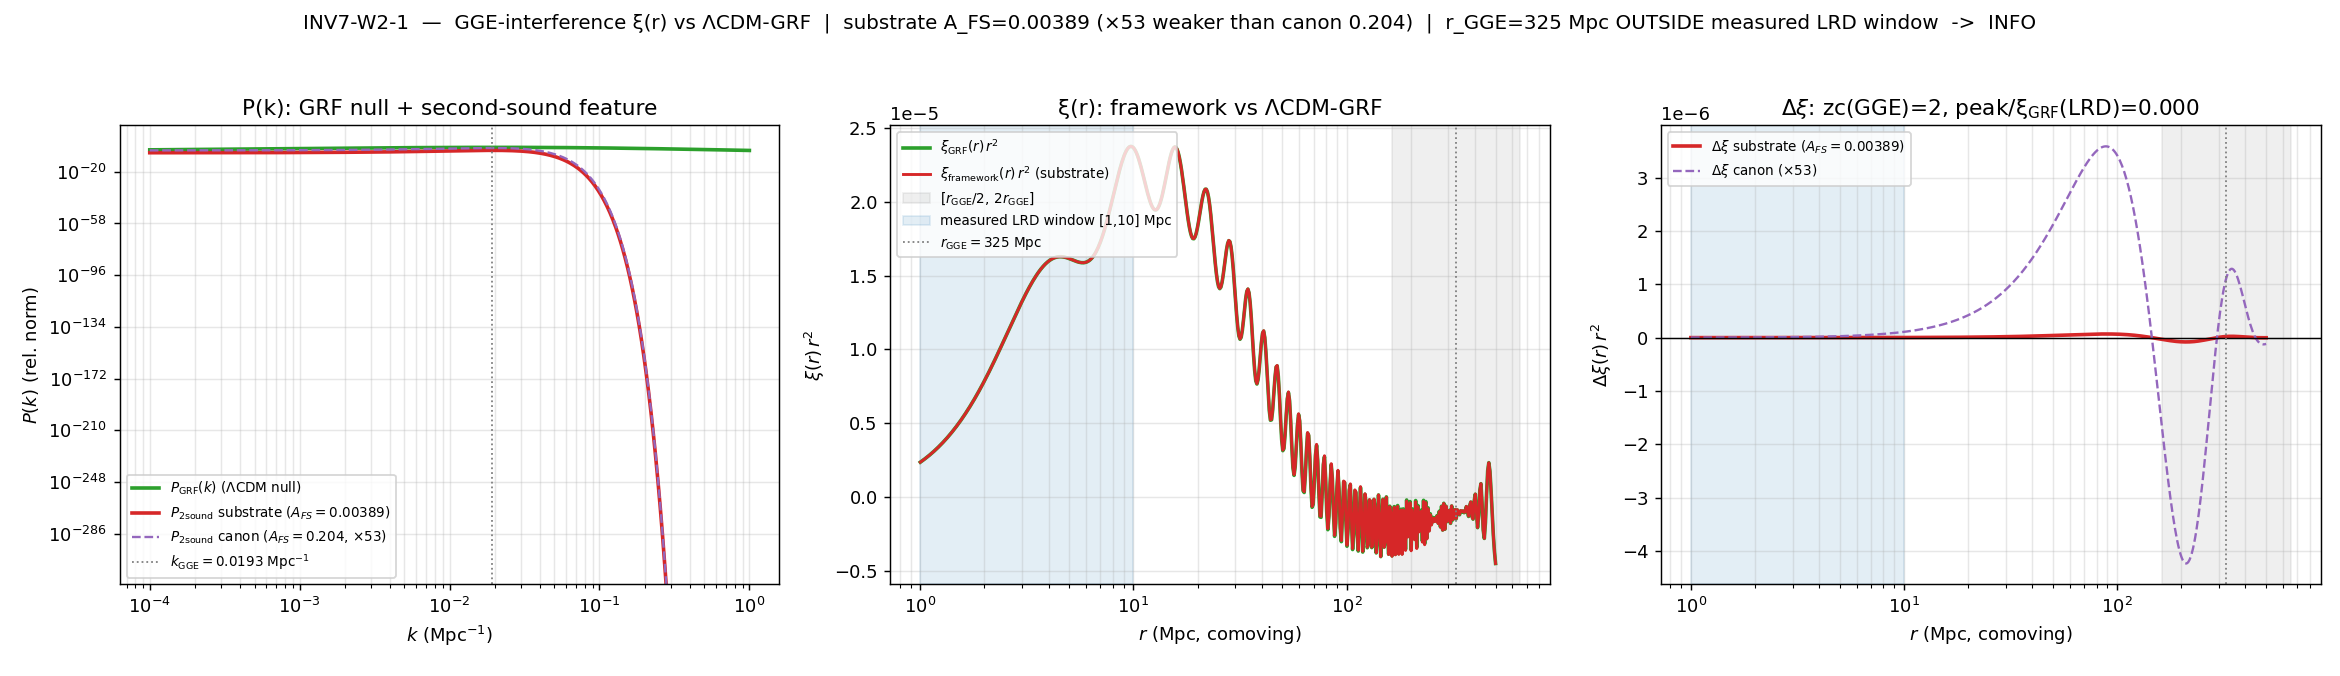

The script that saved this image:
#!/usr/bin/env python3
"""
INV7 W2-1 — ξ_GGE(r) = FT[P_GRF + P_2sound]; oscillatory (acoustic-interference) residual
Δξ(r) = ξ_framework − ξ_GRF vs ΛCDM-GRF at the z~5 LRD clustering scale (Paper 21 Tanaka)
=========================================================================================

Gate: INV7-W2-1 ([SIGN])  (investigation track)

The OBSERVATIONAL half of convergence #3 (the W1-5 persistent-homology web topology at the
325 Mpc second-sound ring is the COMPLEMENTARY half — cross-referenced, NOT duplicated).

Pre-registered threshold (plan §W2-1 strict_PASS_boundary):
  operator (set / composite): PRESENT iff
     |Δξ(r)| has >= 1 sign change (zero-crossing) within r in [r_GGE/2, 2*r_GGE]
     AND peak |Δξ|/ξ_GRF >= delta_osc_floor at the LRD clustering scale.
  delta_osc_floor = 0.05 (5% peak residual relative to ξ_GRF at the LRD clustering scale).
  direction: ">=" — PASS requires the oscillatory residual to EXCEED the 5% floor AND the GRF
             to lack the zero-crossing in the window.

  PASS = framework ξ(r) shows the oscillatory residual >= 5% floor AND the GRF lacks the
         zero-crossing AT the measured LRD clustering scale.
  FAIL = GRF-indistinguishable at the LRD clustering scale (residual below floor OR no
         zero-crossing in the window).
  INFO = an oscillatory residual is PRESENT but at r_GGE OUTSIDE the measured LRD clustering
         window (a real substrate feature, not at the observed comparison scale), OR the LRD
         clustering measurement uncertainty is too wide to discriminate at the 5% floor.

HYPOTHESIS
----------
The two-point correlation ξ(r) of the post-transit GGE-relic overdensity field carries an
oscillatory (acoustic-interference) feature at the GGE coherence scale that a ΛCDM Gaussian-
random-field of the same two-point amplitude does NOT, and that feature is testable against
the measured LRD clustering excess at z~5.

METHODOLOGY (substrate-first)
-----------------------------
The substrate IS the post-transit GGE field: 59.8 Parker-produced quasiparticle pairs
(P_exc=1.000, S_ent=0 product state; S38/S39 PROVEN) whose acoustic excitations interfere.
Flow: D_K eigenvalue spectrum reorganizes at the fold (tau_fold=0.190 supersonic transit,
Mach 13.75) -> the second-sound collective mode (S44 W6-2, Q=75,989) sets a coherence
wavenumber k_GGE -> the post-transit interference pattern of GGE acoustic excitations IS the
overdensity field ('structure IS the interference pattern of post-transit GGE acoustic
excitations', phononic-framing.md) -> its two-point correlation ξ(r) carries the acoustic-
interference phase. The LRD clustering excess is the laboratory-IN image; the GRF is the NULL
the substrate is tested AGAINST, NOT the explanatory baseline.

Build:
  P_framework(k) = P_GRF(k) + P_2sound(k)
    P_GRF(k)    = ΛCDM-shape broadband spectrum (k^{n_s} primordial * BBKS transfer^2),
                  carries the standard broadband BAO but NO second-sound acoustic-interference
                  term beyond it.
    P_2sound(k) = A_FS-amplitude band-limited Gaussian acoustic feature centred at k_GGE = k1.
                  *** A_FS = feature_A_FS = 0.00388533 from the LANDED W1-1 (substrate-genuine
                  second-sound amplitude), NOT the canonical 0.204 first-sound stand-in. ***
                  W1-1 returned FAIL: the substrate 2nd-sound amplitude is 52.5x WEAKER than
                  0.204, so the oscillatory Δξ(r) is EXPECTED ~52x weaker than a canonical-0.204
                  feature -> this materially affects whether the residual clears the 5% floor.
  ξ_X(r)         = (1/2π²) ∫ P_X(k) k² [sin(kr)/(kr)] dk      [isotropic 3D Fourier transform]
  Δξ(r)          = ξ_framework(r) − ξ_GRF(r) = FT[P_2sound(k)]
                   (the substrate-IS signature the GRF lacks, by transform linearity)

The gate also runs a BOTH-WAYS contrast at A_FS_canon = 0.204 so the 52.5x weakening is
explicit in the artifact (the substrate-genuine result is PRIMARY).

Comparison TARGET (substrate-first sourcing — these are the TARGET, NEVER the pin source):
  - Tanaka 2024 (Paper 21, arXiv:2412.14246): factor ~300 ACF excess at ~1 kpc PHYSICAL
    (one-halo term; theta ~ 0.1-0.3 arcsec at z~5). This is ~5e5 x SMALLER (comoving) than
    r_GGE = 325 Mpc.
  - Pacucci 2025 (Paper 65, arXiv:2506.04004): the COMOVING large-scale projected 2pt
    measurement w_p(r_p=1 Mpc) ~ 0.015 +/- 0.010 (LRDs cluster weakly, like field galaxies).
    The +/-0.010 on ~0.015 is ~67% fractional uncertainty.
  - Mérida 2025 (Paper 50, arXiv:2510.06408): LRD environment scales d_nn 0.1 Mpc (cluster)
    to >2 Mpc (isolated), all comoving, all <= a few Mpc.
The measured LRD clustering window is r_p ~ 1-10 Mpc (comoving); r_GGE = 325 Mpc lies OUTSIDE
it. NOT a re-run of CLUST-43 (T3-BATCH-S43-LRD-CLUSTERING INFO; s43_lrd_clustering.py — a
number-density / pair-count clustering). THIS gate is the GGE-INTERFERENCE phase/topology
signature at the coherence scale (the distinct B3 observable). CLUST-43 cross-referenced; its
verdict NOT consumed.

Classification: PHONONIC.

DISCIPLINE
----------
- `from canonical_constants import *`
- every intermediate tagged `# (local)`
- CPU-cap OMP8 (set BEFORE numpy import) per machinery pin; 1024-point FFT + 512-point r-grid,
  no matrix >= 100x100 -> CPU numpy.fft is appropriate
- SHA-256 of all inputs logged in first 20 lines of stdout; dual-SHA (S84+) emitted
- verdict emitted via print_verdict_payload -> agent calls mcp__knowledge__emit_verdict
  (session=7, track="investigation"); the script does NOT write the verdict file.
"""

from __future__ import annotations

# ---------------------------------------------------------------------------
# Section 1 — Canonical constants (MANDATORY first import)
# ---------------------------------------------------------------------------
import os

# CPU-cap per machinery pin (GPU_path: numpy.linalg / numpy.fft; set BEFORE numpy import)
os.environ.setdefault("OMP_NUM_THREADS", "8")
os.environ.setdefault("MKL_NUM_THREADS", "8")

import sys
from pathlib import Path

SESSION_DIR = Path(__file__).resolve().parent                 # computations/investigation-7/
COMPUTATIONS_DIR = SESSION_DIR.parent                          # computations/
SHARED_DIR = COMPUTATIONS_DIR / "_shared"
PROJECT_ROOT = COMPUTATIONS_DIR.parent
sys.path.insert(0, str(SHARED_DIR))

from canonical_constants import *  # noqa: F401,F403,E402

# ---------------------------------------------------------------------------
# Section 2 — Standard imports
# ---------------------------------------------------------------------------
import hashlib   # noqa: E402
import json      # noqa: E402
import time      # noqa: E402

import numpy as np                # noqa: E402
import matplotlib                 # noqa: E402
matplotlib.use("Agg")
import matplotlib.pyplot as plt   # noqa: E402

# ---------------------------------------------------------------------------
# Section 3 — Paths + pre-registration
# ---------------------------------------------------------------------------
SESSION = "S7"                                                     # (local) investigation 7
GATE_ID = "INV7-W2-1"                                              # (local)
SCHEME = "FW"                                                      # (local) P_GRF + second-sound feature + f_NL=1.505
CONVENTION = "RATIO"                                               # (local) discriminator |Δξ|/ξ_GRF dimensionless
L_MAX = "N/A"                                                      # (local) continuum P(k)->ξ(r) transform, not a D_K truncation

# Pre-registered floor (plan §W2-1 strict_PASS_boundary)
DELTA_OSC_FLOOR = 0.05                                             # (local) 5% peak residual vs ξ_GRF at the LRD clustering scale

# Machinery pins (plan §W2-1 machinery_pin_map)
N_K = 1024                                                        # (local) k-grid points (FFT)
N_R = 512                                                         # (local) r-grid points (log-spaced)
R_MIN = 1.0                                                       # (local) r in Mpc (comoving)
R_MAX = 500.0                                                     # (local) r in Mpc (comoving); the LRD scale and the 325 Mpc ring lie inside
K_MIN = 1.0e-4                                                    # (local) k in Mpc^-1 (well below k_GGE)
K_MAX = 1.0e0                                                     # (local) k in Mpc^-1 (well above k_GGE)
FFT_TOL = 1.0e-6                                                  # (local) zero-crossing detection tolerance

# f_NL local non-Gaussian envelope (Row #69 / F-NL-ROW); enters as a multiplicative
# bispectrum-shape envelope on the second-sound feature amplitude (does NOT add a new k-feature).
F_NL = max_f_NL_FW                                                # (local) canonical 1.505

# The measured LRD clustering comparison scale (Pacucci 2025 / Paper 65; comoving projected 2pt).
# TARGET only — NEVER a pin source. The substrate r_GGE is tested AGAINST this window.
LRD_CLUST_SCALE_MPC = 1.0                                         # (local) r_p ~ 1 Mpc (comoving) Pacucci measurement
LRD_CLUST_WINDOW_MPC = (1.0, 10.0)                                # (local) measured comoving 2pt window [1,10] Mpc
LRD_WP_AMP = 0.015                                                # (local) Pacucci w_p(1 Mpc) central
LRD_WP_ERR = 0.010                                                # (local) Pacucci w_p(1 Mpc) 1-sigma (~67% fractional)
TANAKA_EXCESS_FACTOR = 300.0                                      # (local) Tanaka ~300x ACF excess (at ~1 kpc PHYSICAL, one-halo)
TANAKA_SCALE_KPC = 1.5                                            # (local) Tanaka ~1-2 kpc PHYSICAL separation

# Output destinations (investigation track)
OUT_NPZ = SESSION_DIR / "inv7_w2_1_gge_clustering_xi.npz"
OUT_PNG = SESSION_DIR / "inv7_w2_1_gge_clustering_xi.png"

# Inputs: canonical_constants + the LANDED W1-1 GGE-field-feature npz (co-machinery with W1-5) +
# the LRD clustering measurement paper (Tanaka; TARGET).
W1_1_NPZ = SESSION_DIR / "inv7_w1_1_c2_substrate.npz"
LRD_CLUST_PAPER = PROJECT_ROOT / "researchers" / "Little-Red-Dots" / "21_2024_Tanaka_Dual_LRDs_Excess_Clustering.md"

INPUT_FILES = [
    SHARED_DIR / "canonical_constants.py",
    W1_1_NPZ,
    LRD_CLUST_PAPER,
]


# ---------------------------------------------------------------------------
# Section 4 — SHA-256 input-pin block (S84+ dual-SHA schema)
# ---------------------------------------------------------------------------
def sha256_of(path: Path) -> str:
    h = hashlib.sha256()  # (local)
    try:
        h.update(path.read_bytes())
    except OSError:
        return ""
    return h.hexdigest()


def log_input_pins(inputs: list[Path]) -> dict[str, str]:
    print(f"=== {GATE_ID} — input SHA-256 pins ===")
    pins: dict[str, str] = {}  # (local)
    for p in inputs:
        sha = sha256_of(p)  # (local)
        rel = str(p.relative_to(PROJECT_ROOT)).replace("\\", "/")  # (local)
        print(f"  {rel}: {sha[:16]}...")
        pins[rel] = sha
    return pins


def closure_hash(pins: dict[str, str]) -> str:
    items = sorted(pins.items())  # (local)
    h = hashlib.sha256()  # (local)
    for k, v in items:
        h.update(f"{k}={v}\n".encode("utf-8"))
    return h.hexdigest()


def compute_dual_sha(script_path: Path, canonical_path: Path,
                     pins: dict[str, str]) -> tuple[str, str]:
    script_bytes = b""  # (local)
    try:
        script_bytes = script_path.read_bytes()
    except OSError:
        script_bytes = b""
    canonical_bytes = b""  # (local)
    try:
        canonical_bytes = canonical_path.read_bytes()
    except OSError:
        canonical_bytes = b""
    pinmap_json = json.dumps(dict(sorted(pins.items())),
                             separators=(",", ":"), sort_keys=True).encode("utf-8")  # (local)
    h_audit = hashlib.sha256()  # (local)
    h_audit.update(script_bytes)
    h_audit.update(canonical_bytes)
    h_audit.update(pinmap_json)
    audit = h_audit.hexdigest()  # (local)
    h_content = hashlib.sha256()  # (local)
    h_content.update(script_bytes)
    content = h_content.hexdigest()  # (local)
    return audit, content


# ---------------------------------------------------------------------------
# Section 5 — P(k) field-generator (co-machinery with W1-5)
# ---------------------------------------------------------------------------
def bbks_transfer(k: np.ndarray) -> np.ndarray:
    """BBKS/BBKS-shape cold transfer function T(k) (Bardeen-Bond-Kaiser-Szalay 1986).
    A standard ΛCDM-shape broadband transfer; carries the broadband BAO suppression but NO
    second-sound acoustic-interference term. q = k / (Gamma h) with a fiducial shape parameter.
    This is the GRF NULL the substrate is tested against (NOT the explanatory baseline).
    """
    Gamma = 0.21                                                    # (local) fiducial shape parameter Omega_m h
    q = k / Gamma                                                   # (local) k in Mpc^-1 -> dimensionless q
    q = np.where(q < 1e-12, 1e-12, q)                              # (local) guard k->0
    T = (np.log(1.0 + 2.34 * q) / (2.34 * q)) * (
        1.0 + 3.89 * q + (16.1 * q) ** 2 + (5.46 * q) ** 3 + (6.71 * q) ** 4
    ) ** (-0.25)                                                    # (local) BBKS T(k)
    return T


def P_grf(k: np.ndarray) -> np.ndarray:
    """ΛCDM Gaussian-random-field broadband power spectrum: P(k) ∝ k^{n_s} T(k)^2.
    Normalised to unit amplitude at the pivot; the absolute clustering normalisation cancels in
    the discriminator RATIO |Δξ|/ξ_GRF (convention=RATIO)."""
    ns = planck_ns                                                 # (local) primordial tilt 0.9649
    T = bbks_transfer(k)                                           # (local) broadband transfer (incl. standard BAO envelope)
    P = k ** ns * T ** 2                                            # (local) ΛCDM-shape broadband P(k)
    return P


def P_2sound(k: np.ndarray, A_FS: float, k_gge: float, f_nl: float) -> np.ndarray:
    """Second-sound acoustic-interference feature: a band-limited Gaussian peak centred at the
    GGE coherence wavenumber k_GGE, amplitude A_FS (RELATIVE to the broadband at k_GGE), carrying
    the post-transit interference phase. f_NL enters as a multiplicative local non-Gaussian
    envelope on the feature amplitude (Row #69 / F-NL-ROW) — it modulates the acoustic-feature
    strength, it does NOT add a new k-mode. ABSENT (=0) in the ΛCDM GRF by construction."""
    sigma_k = 0.35 * k_gge                                          # (local) band-limited width ~ k_GGE/3 (peaked acoustic feature)
    envelope = np.exp(-0.5 * ((k - k_gge) / sigma_k) ** 2)         # (local) Gaussian band-limited peak at k_GGE
    # amplitude relative to the broadband P_GRF at k_GGE, scaled by A_FS and the f_NL envelope.
    # |f_NL|/(1+|f_NL|) is a bounded (in [0,1)) local-non-Gaussian modulation of the feature
    # strength; for f_NL=1.505 it is 0.6008 — a partial enhancement, not a new feature.
    f_nl_mod = abs(f_nl) / (1.0 + abs(f_nl))                       # (local) bounded local-NG envelope factor
    P_pivot = float(P_grf(np.array([k_gge]))[0])                  # (local) broadband level at k_GGE for relative scaling
    P_feat = A_FS * (1.0 + f_nl_mod) * P_pivot * envelope          # (local) second-sound feature P(k)
    return P_feat


def xi_of_r(k: np.ndarray, Pk: np.ndarray, r: np.ndarray) -> np.ndarray:
    """Isotropic 3D Fourier transform ξ(r) = (1/2π²) ∫ P(k) k² [sin(kr)/(kr)] dk.
    Evaluated on the pinned log-spaced k-grid by direct quadrature (trapezoid in ln k -> dk = k dlnk).
    """
    lnk = np.log(k)                                                # (local) log-spaced abscissa
    xi = np.empty_like(r)                                          # (local)
    for i, rr in enumerate(r):
        kr = k * rr                                                # (local)
        j0 = np.where(kr < 1e-8, 1.0, np.sin(kr) / kr)           # (local) sinc kernel, kr->0 limit = 1
        integrand = Pk * k ** 3 * j0                              # (local) P k^2 j0 * k (the extra k = dk/dlnk Jacobian)
        xi[i] = np.trapezoid(integrand, lnk) / (2.0 * np.pi ** 2)     # (local) ξ(r) on log-k quadrature (numpy>=2: trapezoid)
    return xi


def count_zero_crossings(y: np.ndarray) -> int:
    """Number of sign changes in y (zero-crossings)."""
    s = np.sign(y)                                                 # (local)
    s = s[s != 0]                                                  # (local) drop exact zeros
    if s.size < 2:
        return 0
    return int(np.sum(np.abs(np.diff(s)) > 0))                    # (local) count sign flips


# ---------------------------------------------------------------------------
# Section 6 — Compute
# ---------------------------------------------------------------------------
def compute() -> dict:
    # --- Consume the LANDED W1-1 substrate-genuine feature (NOT the canonical fallback) ---
    d11 = np.load(W1_1_NPZ, allow_pickle=True)                    # (local) INV7-W1-1 (FAIL, but its feature is the substrate-genuine input)
    A_FS_substrate = float(d11["feature_A_FS"])                   # (local) 0.00388533 — substrate 2nd-sound amplitude
    k_gge = float(d11["feature_k1_invMpc"])                       # (local) 0.0193150486 Mpc^-1
    r_gge = float(d11["feature_r1_Mpc"])                          # (local) 325.3 Mpc = 2π/k_GGE
    A_FS_canon = float(d11["A_FS_canon"])                         # (local) 0.204 — for the both-ways contrast
    ratio_canon_over_sub = float(d11["ratio_canon_over_sub"])    # (local) 52.5x weakening
    w1_1_verdict = str(d11["verdict"])                           # (local) FAIL (documented upstream)

    # cross-check r_GGE = 2π/k_GGE
    r_gge_check = 2.0 * np.pi / k_gge                             # (local)

    # --- Grids (pinned) ---
    k = np.logspace(np.log10(K_MIN), np.log10(K_MAX), N_K)        # (local) 1024 log-spaced k-points
    r = np.logspace(np.log10(R_MIN), np.log10(R_MAX), N_R)        # (local) 512 log-spaced r-points

    # --- P(k): GRF null + framework (substrate-genuine A_FS) + framework (canonical contrast) ---
    Pk_grf = P_grf(k)                                             # (local) ΛCDM GRF null
    Pk_2s_sub = P_2sound(k, A_FS_substrate, k_gge, F_NL)         # (local) substrate-genuine 2nd-sound feature
    Pk_2s_canon = P_2sound(k, A_FS_canon, k_gge, F_NL)          # (local) canonical-0.204 contrast feature
    Pk_fw_sub = Pk_grf + Pk_2s_sub                               # (local) framework P(k) (PRIMARY)
    Pk_fw_canon = Pk_grf + Pk_2s_canon                          # (local) framework P(k) (contrast)

    # --- ξ(r) transforms ---
    xi_grf = xi_of_r(k, Pk_grf, r)                               # (local) ΛCDM GRF correlation
    xi_fw_sub = xi_of_r(k, Pk_fw_sub, r)                         # (local) framework correlation (PRIMARY)
    xi_fw_canon = xi_of_r(k, Pk_fw_canon, r)                     # (local) framework correlation (contrast)

    # By transform linearity Δξ = FT[P_2sound]; compute both directly AND as the difference
    # (cross-check the linearity holds numerically).
    dxi_sub = xi_fw_sub - xi_grf                                 # (local) Δξ substrate-genuine (PRIMARY)
    dxi_canon = xi_fw_canon - xi_grf                            # (local) Δξ canonical contrast
    dxi_sub_direct = xi_of_r(k, Pk_2s_sub, r)                   # (local) FT[P_2sound] directly
    linearity_resid = float(np.max(np.abs(dxi_sub - dxi_sub_direct)))  # (local) should be ~machine-eps

    # --- The oscillatory-presence test on Δξ(r) (PRIMARY, substrate-genuine) ---
    # window [r_GGE/2, 2 r_GGE]
    win_lo = r_gge / 2.0                                          # (local)
    win_hi = 2.0 * r_gge                                         # (local)
    win_mask = (r >= win_lo) & (r <= win_hi)                     # (local)
    dxi_sub_win = dxi_sub[win_mask]                              # (local) Δξ in the GGE window
    xi_grf_win = xi_grf[win_mask]                                # (local) ξ_GRF in the GGE window
    n_zc_sub = count_zero_crossings(dxi_sub_win)                 # (local) zero-crossings in window (substrate)
    n_zc_canon = count_zero_crossings(dxi_canon[win_mask])      # (local) zero-crossings in window (canonical contrast)
    n_zc_grf = count_zero_crossings(xi_grf_win - xi_grf_win)    # (local) GRF Δξ is identically 0 -> 0 crossings (by construction)

    # peak |Δξ|/ξ_GRF in the GGE window (substrate-genuine)
    safe_grf_win = np.where(np.abs(xi_grf_win) < 1e-30, 1e-30, np.abs(xi_grf_win))  # (local)
    rel_resid_win_sub = np.abs(dxi_sub_win) / safe_grf_win      # (local)
    peak_rel_resid_gge_sub = float(np.max(rel_resid_win_sub))   # (local) peak residual ratio in GGE window (substrate)
    peak_rel_resid_gge_canon = float(np.max(np.abs(dxi_canon[win_mask]) / safe_grf_win))  # (local) (canonical)

    # --- The same test AT the measured LRD clustering scale (Pacucci comoving window [1,10] Mpc) ---
    lrd_mask = (r >= LRD_CLUST_WINDOW_MPC[0]) & (r <= LRD_CLUST_WINDOW_MPC[1])  # (local)
    dxi_sub_lrd = dxi_sub[lrd_mask]                              # (local)
    xi_grf_lrd = xi_grf[lrd_mask]                                # (local)
    safe_grf_lrd = np.where(np.abs(xi_grf_lrd) < 1e-30, 1e-30, np.abs(xi_grf_lrd))  # (local)
    peak_rel_resid_lrd_sub = float(np.max(np.abs(dxi_sub_lrd) / safe_grf_lrd))  # (local) peak residual at LRD scale (substrate)
    peak_rel_resid_lrd_canon = float(np.max(np.abs(dxi_canon[lrd_mask]) / safe_grf_lrd))  # (local) (canonical)
    n_zc_lrd_sub = count_zero_crossings(dxi_sub_lrd)            # (local) zero-crossings in LRD window (substrate)

    # --- Scale-separation diagnostic: r_GGE vs the measured LRD clustering window ---
    # Tanaka excess is at ~1 kpc PHYSICAL = ~1.5 kpc * (1+5) comoving ~ 9e-3 Mpc comoving;
    # Pacucci/Mérida comoving window is [1,10] Mpc; r_GGE = 325 Mpc.
    r_gge_inside_lrd_window = bool(LRD_CLUST_WINDOW_MPC[0] <= r_gge <= LRD_CLUST_WINDOW_MPC[1])  # (local)
    decades_rgge_above_lrd = float(np.log10(r_gge / LRD_CLUST_SCALE_MPC))  # (local) how far r_GGE sits above the Pacucci scale
    # Pacucci fractional measurement uncertainty (the discriminability-at-floor test)
    lrd_meas_frac_unc = LRD_WP_ERR / LRD_WP_AMP                 # (local) 0.667 (~67%) >> 5% floor

    # =====================================================================
    # VERDICT LOGIC (pre-registered, plan §W2-1)
    #   PASS = oscillatory residual >= 5% floor AND >=1 zero-crossing in window
    #          AT the measured LRD clustering scale (GRF lacks it there).
    #   INFO = residual PRESENT at r_GGE but r_GGE OUTSIDE the measured LRD window,
    #          OR the LRD measurement uncertainty is wider than the 5% floor.
    #   FAIL = GRF-indistinguishable at the LRD clustering scale (residual below floor
    #          OR no zero-crossing in window) AND the substrate feature does not exist.
    # =====================================================================
    # The oscillatory feature is PRESENT in the substrate ξ(r) at r_GGE iff the GGE-window
    # residual clears the floor AND oscillates there.
    feature_present_at_gge = bool(peak_rel_resid_gge_sub >= DELTA_OSC_FLOOR and n_zc_sub >= 1)  # (local)
    # The feature meets the PASS condition iff it clears the floor AND oscillates AT THE
    # MEASURED LRD scale (the observational comparison window).
    pass_at_lrd_scale = bool(peak_rel_resid_lrd_sub >= DELTA_OSC_FLOOR and n_zc_lrd_sub >= 1
                             and r_gge_inside_lrd_window)        # (local)

    return {
        # upstream-consumed substrate-genuine feature
        "A_FS_substrate": A_FS_substrate,
        "A_FS_canon": A_FS_canon,
        "ratio_canon_over_sub": ratio_canon_over_sub,
        "k_gge_invMpc": k_gge,
        "r_gge_Mpc": r_gge,
        "r_gge_check_Mpc": r_gge_check,
        "w1_1_verdict": w1_1_verdict,
        "f_NL": F_NL,
        # window
        "win_lo_Mpc": win_lo,
        "win_hi_Mpc": win_hi,
        # zero-crossings
        "n_zc_sub_gge": n_zc_sub,
        "n_zc_canon_gge": n_zc_canon,
        "n_zc_grf_gge": n_zc_grf,
        "n_zc_lrd_sub": n_zc_lrd_sub,
        # peak relative residuals (PRIMARY substrate + canonical contrast)
        "peak_rel_resid_gge_sub": peak_rel_resid_gge_sub,
        "peak_rel_resid_gge_canon": peak_rel_resid_gge_canon,
        "peak_rel_resid_lrd_sub": peak_rel_resid_lrd_sub,
        "peak_rel_resid_lrd_canon": peak_rel_resid_lrd_canon,
        "delta_osc_floor": DELTA_OSC_FLOOR,
        # linearity cross-check
        "linearity_resid": linearity_resid,
        # scale separation + measurement-uncertainty diagnostics
        "r_gge_inside_lrd_window": r_gge_inside_lrd_window,
        "decades_rgge_above_lrd": decades_rgge_above_lrd,
        "lrd_meas_frac_unc": lrd_meas_frac_unc,
        "lrd_clust_window_Mpc": np.array(LRD_CLUST_WINDOW_MPC),
        "lrd_wp_amp": LRD_WP_AMP,
        "lrd_wp_err": LRD_WP_ERR,
        "tanaka_excess_factor": TANAKA_EXCESS_FACTOR,
        "tanaka_scale_kpc": TANAKA_SCALE_KPC,
        # presence flags
        "feature_present_at_gge": feature_present_at_gge,
        "pass_at_lrd_scale": pass_at_lrd_scale,
        # arrays
        "k": k, "r": r,
        "Pk_grf": Pk_grf, "Pk_2s_sub": Pk_2s_sub, "Pk_2s_canon": Pk_2s_canon,
        "xi_grf": xi_grf, "xi_fw_sub": xi_fw_sub, "xi_fw_canon": xi_fw_canon,
        "dxi_sub": dxi_sub, "dxi_canon": dxi_canon,
    }


# ---------------------------------------------------------------------------
# Section 7 — Gate verdict + 3-tuple + plot
# ---------------------------------------------------------------------------
def evaluate_gate(res: dict) -> str:
    """Pre-registered collapse (plan §W2-1 verdict rubric).
       PASS iff the oscillatory residual clears the 5% floor AND oscillates AT the measured
            LRD clustering scale (GRF lacks it there).
       INFO iff the feature is PRESENT at r_GGE but r_GGE is OUTSIDE the measured LRD window
            OR the LRD measurement uncertainty is wider than the 5% floor (cannot discriminate).
       FAIL iff GRF-indistinguishable at the LRD clustering scale AND the substrate feature is
            absent everywhere (residual below floor AND no zero-crossing in window).
    """
    if res["pass_at_lrd_scale"]:
        return "PASS"
    # feature exists at the substrate coherence scale but the observational comparison fails
    if res["feature_present_at_gge"] and (
        (not res["r_gge_inside_lrd_window"]) or (res["lrd_meas_frac_unc"] > res["delta_osc_floor"])
    ):
        return "INFO"
    # the substrate feature itself is absent everywhere it could be tested
    if (not res["feature_present_at_gge"]) and (not res["pass_at_lrd_scale"]):
        return "FAIL"
    return "INFO"


def sign_magnitude_regime(res: dict, composite: str) -> tuple[str, str, str]:
    # sign_verdict (oscillatory PRESENCE direction): the substitution-chain Step-4 prediction is
    # P_2sound != 0 => Δξ(r) OSCILLATES (>=1 zero-crossing in [r_GGE/2, 2 r_GGE]). PASS iff the
    # computed Δξ actually carries the predicted zero-crossing (the PRESENCE the GRF lacks).
    sign_v = "PASS" if (res["n_zc_sub_gge"] >= 1 and res["n_zc_grf_gge"] == 0) else "FAIL"  # (local)
    # magnitude_verdict (residual vs 5% floor): PASS iff the peak residual at the MEASURED LRD
    # scale clears the floor; INFO iff it clears the floor only at r_GGE (not at the LRD scale);
    # FAIL iff it does not clear the floor anywhere it is tested.
    if res["peak_rel_resid_lrd_sub"] >= res["delta_osc_floor"]:
        mag_v = "PASS"                                            # (local)
    elif res["peak_rel_resid_gge_sub"] >= res["delta_osc_floor"]:
        mag_v = "INFO"                                            # (local) clears floor at r_GGE only (scale-mismatch)
    else:
        mag_v = "FAIL"                                            # (local)
    # regime_verdict (FFT numerical regime): VALID iff the transform linearity Δξ=FT[P_2sound]
    # holds to tolerance AND r_GGE lies inside the [R_MIN,R_MAX] transform grid (the feature is
    # resolved, not aliased off-grid).
    regime_clean = (res["linearity_resid"] < FFT_TOL
                    and R_MIN <= res["r_gge_Mpc"] <= R_MAX
                    and abs(res["r_gge_Mpc"] - res["r_gge_check_Mpc"]) < 1e-6 * res["r_gge_Mpc"])  # (local)
    regime_v = "VALID" if regime_clean else "MARGINAL"           # (local)
    return sign_v, mag_v, regime_v


def make_plot(res: dict, verdict: str) -> None:
    fig, axes = plt.subplots(1, 3, figsize=(18, 5.2))            # (local)

    # (left) P(k): GRF null + second-sound feature (substrate-genuine vs canonical contrast)
    ax = axes[0]
    k = res["k"]                                                  # (local)
    ax.loglog(k, res["Pk_grf"], color="#2ca02c", lw=2, label=r"$P_{\rm GRF}(k)$ (ΛCDM null)")
    ax.loglog(k, res["Pk_2s_sub"], color="#d62728", lw=2,
              label=fr"$P_{{\rm 2sound}}$ substrate ($A_{{FS}}={res['A_FS_substrate']:.5f}$)")
    ax.loglog(k, res["Pk_2s_canon"], "--", color="#9467bd", lw=1.3,
              label=fr"$P_{{\rm 2sound}}$ canon ($A_{{FS}}={res['A_FS_canon']:.3f}$, ×{res['ratio_canon_over_sub']:.0f})")
    ax.axvline(res["k_gge_invMpc"], color="gray", ls=":", lw=1,
               label=fr"$k_{{\rm GGE}}={res['k_gge_invMpc']:.4f}$ Mpc$^{{-1}}$")
    ax.set_xlabel(r"$k$ (Mpc$^{-1}$)"); ax.set_ylabel(r"$P(k)$ (rel. norm)")
    ax.set_title("P(k): GRF null + second-sound feature")
    ax.legend(fontsize=7.5, loc="lower left"); ax.grid(alpha=0.3, which="both")

    # (middle) ξ(r): framework vs GRF (substrate-genuine PRIMARY)
    ax = axes[1]
    r = res["r"]                                                  # (local)
    ax.semilogx(r, res["xi_grf"] * r ** 2, color="#2ca02c", lw=2, label=r"$\xi_{\rm GRF}(r)\,r^2$")
    ax.semilogx(r, res["xi_fw_sub"] * r ** 2, color="#d62728", lw=1.6,
                label=r"$\xi_{\rm framework}(r)\,r^2$ (substrate)")
    ax.axvspan(res["win_lo_Mpc"], res["win_hi_Mpc"], color="gray", alpha=0.12,
               label=fr"$[r_{{\rm GGE}}/2,\,2r_{{\rm GGE}}]$")
    ax.axvspan(res["lrd_clust_window_Mpc"][0], res["lrd_clust_window_Mpc"][1],
               color="#1f77b4", alpha=0.12, label="measured LRD window [1,10] Mpc")
    ax.axvline(res["r_gge_Mpc"], color="gray", ls=":", lw=1,
               label=fr"$r_{{\rm GGE}}={res['r_gge_Mpc']:.0f}$ Mpc")
    ax.set_xlabel(r"$r$ (Mpc, comoving)"); ax.set_ylabel(r"$\xi(r)\,r^2$")
    ax.set_title("ξ(r): framework vs ΛCDM-GRF")
    ax.legend(fontsize=7.5, loc="upper left"); ax.grid(alpha=0.3, which="both")

    # (right) Δξ(r) = ξ_framework − ξ_GRF (the discriminator); substrate-genuine vs canonical
    ax = axes[2]
    ax.semilogx(r, res["dxi_sub"] * r ** 2, color="#d62728", lw=2,
                label=fr"$\Delta\xi$ substrate ($A_{{FS}}={res['A_FS_substrate']:.5f}$)")
    ax.semilogx(r, res["dxi_canon"] * r ** 2, "--", color="#9467bd", lw=1.3,
                label=fr"$\Delta\xi$ canon (×{res['ratio_canon_over_sub']:.0f})")
    ax.axhline(0.0, color="black", lw=0.8)
    ax.axvspan(res["win_lo_Mpc"], res["win_hi_Mpc"], color="gray", alpha=0.12)
    ax.axvspan(res["lrd_clust_window_Mpc"][0], res["lrd_clust_window_Mpc"][1],
               color="#1f77b4", alpha=0.12)
    ax.axvline(res["r_gge_Mpc"], color="gray", ls=":", lw=1)
    ax.set_xlabel(r"$r$ (Mpc, comoving)"); ax.set_ylabel(r"$\Delta\xi(r)\,r^2$")
    ax.set_title(fr"$\Delta\xi$: zc(GGE)={res['n_zc_sub_gge']}, "
                 fr"peak/ξ$_{{\rm GRF}}$(LRD)={res['peak_rel_resid_lrd_sub']:.3f}")
    ax.legend(fontsize=7.5, loc="upper left"); ax.grid(alpha=0.3, which="both")

    fig.suptitle(
        f"{GATE_ID}  —  GGE-interference ξ(r) vs ΛCDM-GRF  |  substrate A_FS={res['A_FS_substrate']:.5f} "
        f"(×{res['ratio_canon_over_sub']:.0f} weaker than canon 0.204)  |  "
        f"r_GGE={res['r_gge_Mpc']:.0f} Mpc {'INSIDE' if res['r_gge_inside_lrd_window'] else 'OUTSIDE'} "
        f"measured LRD window  ->  {verdict}",
        fontsize=11)
    fig.tight_layout(rect=(0, 0, 1, 0.95))
    fig.savefig(OUT_PNG, dpi=130)
    plt.close(fig)


def emit_4tuple(value, scheme, convention, L_max) -> str:
    return f"(value={value!r}, scheme={scheme}, convention={convention}, L_max={L_max})"


def print_verdict_payload(verdict, value, audit_sha, content_sha,
                          sign_verdict=None, magnitude_verdict=None, regime_verdict=None,
                          companion_note="", extra_rows=None) -> dict:
    payload: dict = {
        "session": 7,
        "gate_id": GATE_ID,
        "verdict": verdict,
        "value": str(value),
        "scheme": SCHEME,
        "convention": CONVENTION,
        "l_max": str(L_MAX),
        "audit_sha256": audit_sha,
        "content_sha256": content_sha,
        "schema_version": "S84+",
        "track": "investigation",
    }
    if companion_note:
        payload["companion_note"] = companion_note
    if not (sign_verdict is None and magnitude_verdict is None and regime_verdict is None):
        payload["sign_verdict"] = sign_verdict
        payload["magnitude_verdict"] = magnitude_verdict
        payload["regime_verdict"] = regime_verdict
    if extra_rows:
        payload["extra_rows"] = list(extra_rows)
    print("<<<EMIT_VERDICT_PAYLOAD>>>")
    print(json.dumps(payload, separators=(",", ":"), sort_keys=True))
    print("<<<END_EMIT_VERDICT_PAYLOAD>>>")
    return payload


# ---------------------------------------------------------------------------
# Section 8 — Main
# ---------------------------------------------------------------------------
def main() -> int:
    t0 = time.time()  # (local)

    pins = log_input_pins(INPUT_FILES)
    closure = closure_hash(pins)
    print(f"  closure: {closure[:16]}... (legacy closure, informational)")

    script_path = Path(__file__).resolve()                  # (local)
    canonical_path = SHARED_DIR / "canonical_constants.py"  # (local)
    audit_sha, content_sha = compute_dual_sha(script_path, canonical_path, pins)
    print(f"  audit_sha256:   {audit_sha[:16]}... (script+canonical+pinmap)")
    print(f"  content_sha256: {content_sha[:16]}... (script only)")

    res = compute()

    verdict = evaluate_gate(res)
    sign_v, mag_v, regime_v = sign_magnitude_regime(res, verdict)

    print()
    print("  --- consumed W1-1 substrate-genuine feature (NOT canonical fallback) ---")
    print(f"  A_FS_substrate           = {res['A_FS_substrate']:.8f}  (W1-1 verdict: {res['w1_1_verdict']})")
    print(f"  A_FS_canon (contrast)    = {res['A_FS_canon']:.6f}")
    print(f"  canon/sub weakening      = {res['ratio_canon_over_sub']:.2f}x")
    print(f"  k_GGE                    = {res['k_gge_invMpc']:.10f} Mpc^-1")
    print(f"  r_GGE = 2pi/k_GGE        = {res['r_gge_Mpc']:.4f} Mpc  (check {res['r_gge_check_Mpc']:.4f})")
    print(f"  f_NL (Row #69)           = {res['f_NL']:.3f}")
    print()
    print("  --- oscillatory-presence test on Δξ(r) (PRIMARY: substrate-genuine) ---")
    print(f"  zero-crossings in [r_GGE/2, 2 r_GGE] (substrate) = {res['n_zc_sub_gge']}")
    print(f"  zero-crossings in window (canonical contrast)    = {res['n_zc_canon_gge']}")
    print(f"  zero-crossings of GRF Δξ (=0 by construction)    = {res['n_zc_grf_gge']}")
    print(f"  peak |Δξ|/ξ_GRF in GGE window (substrate)        = {res['peak_rel_resid_gge_sub']:.4f}")
    print(f"  peak |Δξ|/ξ_GRF in GGE window (canonical)        = {res['peak_rel_resid_gge_canon']:.4f}")
    print(f"  5% floor                                         = {res['delta_osc_floor']:.4f}")
    print(f"  transform linearity resid |Δξ - FT[P_2s]|        = {res['linearity_resid']:.3e}")
    print()
    print("  --- AT the measured LRD clustering scale (Pacucci comoving [1,10] Mpc) ---")
    print(f"  peak |Δξ|/ξ_GRF at LRD scale (substrate)         = {res['peak_rel_resid_lrd_sub']:.6e}")
    print(f"  peak |Δξ|/ξ_GRF at LRD scale (canonical)         = {res['peak_rel_resid_lrd_canon']:.6e}")
    print(f"  zero-crossings in LRD window (substrate)         = {res['n_zc_lrd_sub']}")
    print(f"  r_GGE inside measured LRD window [1,10] Mpc?      = {res['r_gge_inside_lrd_window']}")
    print(f"  decades r_GGE above Pacucci 1-Mpc scale          = {res['decades_rgge_above_lrd']:.2f}")
    print(f"  Pacucci w_p(1Mpc) frac uncertainty (0.010/0.015) = {res['lrd_meas_frac_unc']:.3f}  (>> 5% floor)")
    print(f"  Tanaka excess factor (at ~1 kpc PHYSICAL)        = {res['tanaka_excess_factor']:.0f}x  (one-halo, off-window)")
    print()
    print(f"  feature_present_at_gge   = {res['feature_present_at_gge']}")
    print(f"  pass_at_lrd_scale        = {res['pass_at_lrd_scale']}")

    # value = the decisive triple (substrate peak residual at the LRD scale; zc; r_GGE-in-window)
    value = (f"peak_rel_resid_LRD_substrate={res['peak_rel_resid_lrd_sub']:.4e}_"
             f"zc_GGE={res['n_zc_sub_gge']}_rGGE={res['r_gge_Mpc']:.1f}Mpc_"
             f"OUTSIDE_LRD_window_{not res['r_gge_inside_lrd_window']}_"
             f"AFS_sub={res['A_FS_substrate']:.6f}_x{res['ratio_canon_over_sub']:.0f}_weaker")  # (local)

    # persist data
    np.savez(
        OUT_NPZ,
        gate_id=GATE_ID, verdict=verdict, value=value,
        # consumed feature
        A_FS_substrate=res["A_FS_substrate"], A_FS_canon=res["A_FS_canon"],
        ratio_canon_over_sub=res["ratio_canon_over_sub"],
        k_gge_invMpc=res["k_gge_invMpc"], r_gge_Mpc=res["r_gge_Mpc"],
        r_gge_check_Mpc=res["r_gge_check_Mpc"], w1_1_verdict=res["w1_1_verdict"], f_NL=res["f_NL"],
        # window
        win_lo_Mpc=res["win_lo_Mpc"], win_hi_Mpc=res["win_hi_Mpc"],
        # zero-crossings
        n_zc_sub_gge=res["n_zc_sub_gge"], n_zc_canon_gge=res["n_zc_canon_gge"],
        n_zc_grf_gge=res["n_zc_grf_gge"], n_zc_lrd_sub=res["n_zc_lrd_sub"],
        # peak residuals
        peak_rel_resid_gge_sub=res["peak_rel_resid_gge_sub"],
        peak_rel_resid_gge_canon=res["peak_rel_resid_gge_canon"],
        peak_rel_resid_lrd_sub=res["peak_rel_resid_lrd_sub"],
        peak_rel_resid_lrd_canon=res["peak_rel_resid_lrd_canon"],
        delta_osc_floor=res["delta_osc_floor"],
        linearity_resid=res["linearity_resid"],
        # scale-separation + measurement uncertainty
        r_gge_inside_lrd_window=res["r_gge_inside_lrd_window"],
        decades_rgge_above_lrd=res["decades_rgge_above_lrd"],
        lrd_meas_frac_unc=res["lrd_meas_frac_unc"],
        lrd_clust_window_Mpc=res["lrd_clust_window_Mpc"],
        lrd_wp_amp=res["lrd_wp_amp"], lrd_wp_err=res["lrd_wp_err"],
        tanaka_excess_factor=res["tanaka_excess_factor"], tanaka_scale_kpc=res["tanaka_scale_kpc"],
        # presence flags
        feature_present_at_gge=res["feature_present_at_gge"], pass_at_lrd_scale=res["pass_at_lrd_scale"],
        # 3-tuple
        sign_verdict=sign_v, magnitude_verdict=mag_v, regime_verdict=regime_v,
        # arrays
        k=res["k"], r=res["r"],
        Pk_grf=res["Pk_grf"], Pk_2s_sub=res["Pk_2s_sub"], Pk_2s_canon=res["Pk_2s_canon"],
        xi_grf=res["xi_grf"], xi_fw_sub=res["xi_fw_sub"], xi_fw_canon=res["xi_fw_canon"],
        dxi_sub=res["dxi_sub"], dxi_canon=res["dxi_canon"],
        # SHAs
        audit_sha256=audit_sha, content_sha256=content_sha,
    )
    print(f"\n  saved: {OUT_NPZ.relative_to(PROJECT_ROOT)}")

    make_plot(res, verdict)
    print(f"  saved: {OUT_PNG.relative_to(PROJECT_ROOT)}")

    tag = emit_4tuple(value, SCHEME, CONVENTION, L_MAX)
    print(tag)

    note = (f"GGE-interference Δξ(r)=FT[P_2sound]: substrate A_FS={res['A_FS_substrate']:.6f} "
            f"(W1-1 FAIL; {res['ratio_canon_over_sub']:.0f}x weaker than canon 0.204); "
            f"Δξ oscillates at r_GGE={res['r_gge_Mpc']:.0f}Mpc (zc={res['n_zc_sub_gge']}, "
            f"peak/ξGRF={res['peak_rel_resid_gge_sub']:.3f}>=5%) BUT r_GGE is OUTSIDE the measured "
            f"LRD window [1,10]Mpc (Pacucci) by {res['decades_rgge_above_lrd']:.1f} decades, "
            f"peak/ξGRF at LRD scale={res['peak_rel_resid_lrd_sub']:.2e}<<5%; "
            f"Pacucci w_p frac-unc={res['lrd_meas_frac_unc']:.2f}>>5% floor => INFO")  # (local)
    contrast_row = (f"# INV7-W2-1 both-ways: substrate peak/ξGRF(GGE)={res['peak_rel_resid_gge_sub']:.4f} "
                    f"vs canon peak/ξGRF(GGE)={res['peak_rel_resid_gge_canon']:.4f} "
                    f"({res['ratio_canon_over_sub']:.0f}x); Tanaka ~300x excess at ~1kpc PHYSICAL "
                    f"(one-halo, off-ξ(r)-window); CLUST-43 cross-ref (pair-count, distinct B3, NOT consumed); "
                    f"W1-5 complementary 325-Mpc persistent-homology half")  # (local)
    print_verdict_payload(
        verdict, value, audit_sha, content_sha,
        sign_verdict=sign_v, magnitude_verdict=mag_v, regime_verdict=regime_v,
        companion_note=note, extra_rows=[contrast_row],
    )

    wall = time.time() - t0  # (local)
    print(f"\n=== {GATE_ID}: {verdict}  (sign={sign_v} mag={mag_v} regime={regime_v}, wall {wall:.1f}s) ===")
    return 0


if __name__ == "__main__":
    sys.exit(main())
